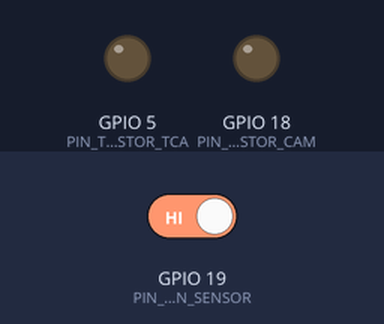
Recording of a sketch running on a simulated ESP32. On the bench: output pins drawn as LEDs (lit = HIGH). The inputs (shaded band) are chosen by the test bench; at power-on: GPIO 19 (PIN_RAIN_SENSOR) HIGH. WiFi joins after 1.5 s; servers stay silent unless stated; uploads are accepted with an empty reply; pins used as bus, display or sensor lines are not drawn; what the sketch prints to the serial monitor is not drawn.

Above: at 10.3 s.
At 40.1 s:
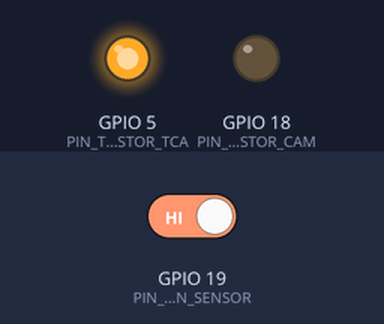
Timing chart, 0 to 41.5 s (numbered marks = the images above):
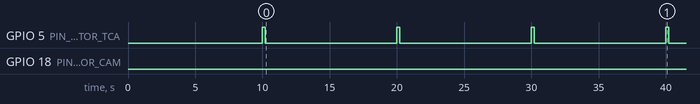

The sketch:

firmware-esp32-a1s.ino
```cpp
#include <Arduino.h>
#include <Wire.h>
#include <WiFi.h>
#include <HTTPClient.h>

// Thay đổi thông tin mạng của bạn tại đây
const char* ssid = "VGU_Student_Guest";
const char* password = "";
const char* server_ip = "172.16.134.105"; // IP máy tính đang chạy Node.js server

// Cấu hình các chân chân IO sạch đã thống nhất
#define PIN_TRANSISTOR_TCA  5   // Kích nguồn mạch mở rộng
#define PIN_TRANSISTOR_CAM  18  // Kích nguồn nuôi ESP32-CAM
#define PIN_TRIGGER_CAM     23  // Chân lệnh nháy báo ESP32-CAM chụp ảnh
#define PIN_RAIN_SENSOR     19  // Đọc Relay cảm biến mưa rơi

#define TCA_ADDRESS 0x70

// Hàm chuyển kênh trên mạch mở rộng TCA9548A
void tcaSelect(uint8_t bus) {
  if (bus > 7) return;
  Wire.beginTransmission(TCA_ADDRESS);
  Wire.write(1 << bus);
  Wire.endTransmission();
}

void setup() {
  Serial.begin(115200);

  pinMode(PIN_TRANSISTOR_TCA, OUTPUT);
  pinMode(PIN_TRANSISTOR_CAM, OUTPUT);
  pinMode(PIN_TRIGGER_CAM, OUTPUT);
  pinMode(PIN_RAIN_SENSOR, INPUT_PULLUP); // Trở kéo lên nội bộ cho Relay mưa

  // Trạng thái ban đầu: Tắt hết các thiết bị ngoại vi để tiết kiệm điện
  digitalWrite(PIN_TRANSISTOR_TCA, LOW);
  digitalWrite(PIN_TRANSISTOR_CAM, LOW);
  digitalWrite(PIN_TRIGGER_CAM, LOW);

  // Khởi động I2C trên 2 chân IO21 và IO22
  Wire.begin(21, 22);

  // Kết nối Wi-Fi
  WiFi.begin(ssid, password);
  while (WiFi.status() != WL_CONNECTED) {
    delay(500);
    Serial.print(".");
  }
  Serial.println("\nWiFi đã kết nối thành công!");
}

unsigned long lastSensorCheck = 0;
unsigned long lastCameraTrigger = 0;

void loop() {
  // [NHÁNH 1]: Đọc cảm biến mưa liên tục 24/24 (Không bị ngắt nguồn)
  // LOW = Tiếp điểm đóng (Mưa) | HIGH = Tiếp điểm mở (Tạnh)
  String rainStatus = (digitalRead(PIN_RAIN_SENSOR) == LOW) ? "Mua" : "Tanh";

  // [NHÁNH 2]: Định kỳ đọc cảm biến I2C qua mạch mở rộng (Ví dụ: mỗi 10 giây)
  if (millis() - lastSensorCheck > 10000) {
    lastSensorCheck = millis();

    digitalWrite(PIN_TRANSISTOR_TCA, HIGH); // Bật nguồn cho cụm cảm biến
    delay(200); // Chờ mạch ổn định điện áp

    // Thực hiện chọn kênh và đọc dữ liệu (Mẫu giả lập cấu trúc đọc thực tế của bạn)
    tcaSelect(0); // Kênh 0: LCD 1602
    // Code gửi dữ liệu ra LCD của bạn...

    tcaSelect(1); // Kênh 1: SHT30
    float temp = 28.5; // Thay bằng lệnh đọc thực tế: sht30.readTemperature()
    float hum = 70.2;  // Thay bằng lệnh đọc thực tế: sht30.readHumidity()

    tcaSelect(2); // Kênh 2: MPU6050
    float ax = 0.0, ay = 0.0;

    digitalWrite(PIN_TRANSISTOR_TCA, LOW); // Đọc xong thì tắt nguồn ngay để tiết kiệm điện

    // Đóng gói chuỗi JSON gửi lên endpoint /api/sensors của Server
    if (WiFi.status() == WL_CONNECTED) {
      HTTPClient http;
      String url = "http://" + String(server_ip) + ":3000/api/sensors";
      http.begin(url);
      http.addHeader("Content-Type", "application/json");

      String jsonPayload = "{\"device_id\":\"esp32-a1s\",\"temperature\":" + String(temp) +
                           ",\"humidity\":" + String(hum) + ",\"rain_status\":\"" + rainStatus +
                           "\",\"tilt_x\":" + String(ax) + ",\"tilt_y\":" + String(ay) + "}";

      int httpResponseCode = http.POST(jsonPayload);
      http.end();
    }
  }

  // [NHÁNH 3]: Định kỳ gọi ESP32-CAM dậy chụp hình (Ví dụ: mỗi 5 phút = 300000ms)
  // Ở đây test nhanh để mỗi 1 phút (60000ms) cho bạn dễ quan sát
  if (millis() - lastCameraTrigger > 60000) {
    lastCameraTrigger = millis();

    Serial.println("Kích hoạt chu kỳ chụp ảnh...");
    digitalWrite(PIN_TRANSISTOR_CAM, HIGH); // Bật nguồn cấp cho ESP32-CAM khởi động
    delay(3000); // Chờ 3 giây để ESP32-CAM nạp hệ điều hành và tự kết nối Wi-Fi

    // Nháy xung lệnh gửi sang chân Trigger của ESP32-CAM
    digitalWrite(PIN_TRIGGER_CAM, HIGH);
    delay(500);
    digitalWrite(PIN_TRIGGER_CAM, LOW);

    delay(7000); // Chờ 7 giây để ESP32-CAM bắt hình và upload lên Server xong xuôi
    digitalWrite(PIN_TRANSISTOR_CAM, LOW); // Tắt điện hoàn toàn ESP32-CAM, bắt nó ngủ tiếp
    Serial.println("Đã ngắt nguồn ESP32-CAM.");
  }

  // Bạn có thể chèn luồng xử lý thu âm Audio PCM của bạn tiếp tục chạy song song tại đây...
}
```

Measured:
- by itself, GPIO 5 (PIN_TRANSISTOR_TCA): alternates HIGH for 0.20 s and LOW for 9.8 s
